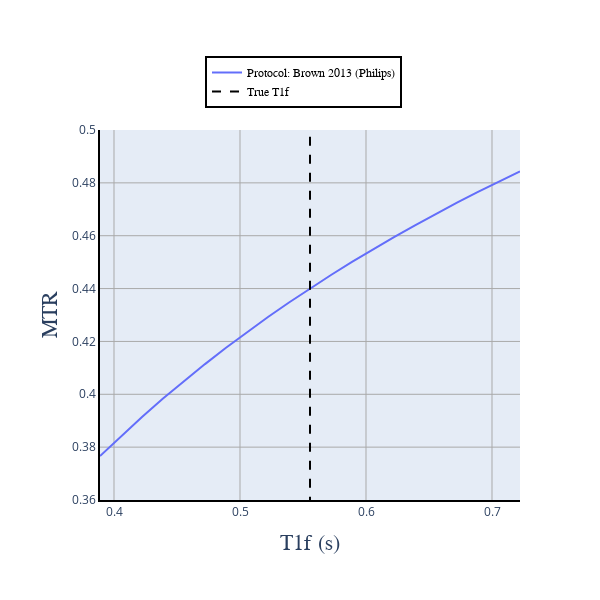

This figure's notebook cell:
### Code cell
#| label: mtrFig2jn

# Prepare Python environment

import scipy.io as sio
import numpy as np
from pathlib import Path


from contextlib import contextmanager
import sys, os
from pathlib import Path

@contextmanager
def suppress_stdout():
    with open(os.devnull, "w") as devnull:
        old_stdout = sys.stdout
        sys.stdout = devnull
        try:  
            yield
        finally:
            sys.stdout = old_stdout

import os
from pathlib import Path

def find_myst_yml_directories(start_dir=None):
    """
    Recursively search for directories containing myst.yml file.
    
    Args:
        start_dir (str or Path): Starting directory (defaults to current directory)
    
    Returns:
        list: List of full paths to directories containing myst.yml
    """
    if start_dir is None:
        start_dir = Path.cwd()
    else:
        start_dir = Path(start_dir)
    
    myst_dirs = []
    
    def _search_directory(current_dir):
        # Check if myst.yml exists in current directory
        myst_file = current_dir / "myst.yml"
        if myst_file.exists():
            myst_dirs.append(str(current_dir.resolve()))
            # Don't search subdirectories if we found myst.yml here
            return
        
        # Recursively search all subdirectories
        for item in current_dir.iterdir():
            if item.is_dir():
                try:
                    _search_directory(item)
                except (PermissionError, OSError):
                    # Skip directories we can't access
                    continue
    
    _search_directory(start_dir)
    return myst_dirs

def find_myst_yml_directories_upwards(start_dir=None):
    """
    Search for myst.yml in current directory, if not found go to parent and repeat.
    
    Args:
        start_dir (str or Path): Starting directory (defaults to current directory)
    
    Returns:
        str or None: Full path of directory containing myst.yml, or None if not found
    """
    if start_dir is None:
        current_dir = Path.cwd()
    else:
        current_dir = Path(start_dir)
    
    # Keep going up until we reach the filesystem root
    while current_dir != current_dir.parent:  # Stop at root
        myst_file = current_dir / "myst.yml"
        if myst_file.exists():
            return str(current_dir.resolve())
        
        # Move to parent directory
        current_dir = current_dir.parent
    
    return None

with suppress_stdout():
    repo_path = Path(find_myst_yml_directories_upwards())
    print(repo_path)
    data_req_path = repo_path / "binder" / "data_requirement.json"
    data_path = repo_path / "data"
    dataset_path = data_path / "qmrlab-mooc"
    
data_dir = dataset_path / "06-MT-02-MTR" / "06-MT-02-MTR" 
data_file = "fig4.mat"

#Load either archived or generated plot variables
mat_contents = sio.loadmat(data_dir / data_file)

MTRs = mat_contents["MTRs"][0]
T1f = mat_contents["T1_range"][0]
T1_true = mat_contents["T1_true"][0]

x_T1_true = np.ones(len(MTRs))*T1_true[0]
y_T1_true = np.linspace(MTRs[0]*0.95, MTRs[-1]*1.05, num=len(MTRs))

# Plot Figure 1

# Module imports

import matplotlib.pyplot as plt
import plotly as py
import plotly.graph_objs as go
import numpy as np
from plotly import __version__
from plotly.offline import download_plotlyjs, init_notebook_mode, plot, iplot
config={'showLink': False, 'displayModeBar': False}

init_notebook_mode(connected=True)

# PYTHON CODE

init_notebook_mode(connected=True)
# The polling here is to ensure that plotly.js has already been loaded before
# setting display alignment in order to avoid a race condition.


data = [
    go.Scatter(
        x=T1f,
        y=MTRs,
        name = "Protocol: Brown 2013 (Philips)",
        text = 'N/A',
        hoverinfo = 'y'
        ),
    go.Scatter(
        x=x_T1_true,
        y=y_T1_true,
        name = "True T1f",
        text = 'N/A',
        hoverinfo = 'y',
        line = dict(shape = 'linear', color = 'rgb(0, 0, 0)', width = 2, dash = 'dash'),
        ),
        
]


layout = go.Layout(
    width=600,
    height=600,
    margin=go.layout.Margin(
        l=100,
        r=80,
        b=100,
        t=130,
    ),
    annotations=[
        dict(
            x=-0.15,
            y=0.50,
            showarrow=False,
            text='MTR',
            font=dict(
                family='Times New Roman',
                size=22
            ),
            textangle=-90,
            xref='paper',
            yref='paper'
        ),
        dict(
            x=0.5,
            y=-0.15,
            showarrow=False,
            text='T1f (s)',
            font=dict(
                family='Times New Roman',
                size=22
            ),
            textangle=0,
            xref='paper',
            yref='paper'
        ),
    ],
    xaxis=dict(
        showgrid=True,
        gridcolor='rgb(169,169,169)',
        linecolor='black',
        linewidth=2
    ),
    yaxis=dict(
        showgrid=True,
        gridcolor='rgb(169,169,169)',
        linecolor='black',
        linewidth=2,
        range = [0.36, 0.5]
    ),
    legend=dict(
        x=0.25,
        y=1.2,
        traceorder='normal',
        font=dict(
            family='Times New Roman',
            size=12,
            color='#000'
        ),
        bordercolor='#000000',
        borderwidth=2
    )
)

fig = dict(data=data, layout=layout)


iplot(fig, filename = 'fig4.html', config = config)

### Figure 1 — Plotly figure (JSON) as saved in the notebook; plotly's stock layout.template omitted (floating-point values rounded to 4 significant figures)
{"data": [{"hoverinfo": "y", "name": "Protocol: Brown 2013 (Philips)", "text": "N/A", "type": "scatter", "x": [0.3889, 0.4056, 0.4222, 0.4389, 0.4556, 0.4722, 0.4889, 0.5056, 0.5222, 0.5389, 0.5556, 0.5722, 0.5889, 0.6056, 0.6222, 0.6389, 0.6556, 0.6722, 0.6889, 0.7056, 0.7222], "y": [0.3766, 0.3842, 0.3914, 0.3984, 0.4051, 0.4114, 0.4176, 0.4235, 0.4292, 0.4347, 0.44, 0.4451, 0.4501, 0.4549, 0.4595, 0.464, 0.4683, 0.4725, 0.4765, 0.4805, 0.4843]}, {"hoverinfo": "y", "line": {"color": "rgb(0, 0, 0)", "dash": "dash", "shape": "linear", "width": 2}, "name": "True T1f", "text": "N/A", "type": "scatter", "x": [0.5556, 0.5556, 0.5556, 0.5556, 0.5556, 0.5556, 0.5556, 0.5556, 0.5556, 0.5556, 0.5556, 0.5556, 0.5556, 0.5556, 0.5556, 0.5556, 0.5556, 0.5556, 0.5556, 0.5556, 0.5556], "y": [0.3578, 0.3653, 0.3729, 0.3804, 0.3879, 0.3955, 0.403, 0.4106, 0.4181, 0.4256, 0.4332, 0.4407, 0.4482, 0.4558, 0.4633, 0.4709, 0.4784, 0.4859, 0.4935, 0.501, 0.5085]}], "layout": {"annotations": [{"font": {"family": "Times New Roman", "size": 22}, "showarrow": false, "text": "MTR", "textangle": -90, "x": -0.15, "xref": "paper", "y": 0.5, "yref": "paper"}, {"font": {"family": "Times New Roman", "size": 22}, "showarrow": false, "text": "T1f (s)", "textangle": 0, "x": 0.5, "xref": "paper", "y": -0.15, "yref": "paper"}], "height": 600, "legend": {"bordercolor": "#000000", "borderwidth": 2, "font": {"color": "#000", "family": "Times New Roman", "size": 12}, "traceorder": "normal", "x": 0.25, "y": 1.2}, "margin": {"b": 100, "l": 100, "r": 80, "t": 130}, "width": 600, "xaxis": {"gridcolor": "rgb(169,169,169)", "linecolor": "black", "linewidth": 2, "showgrid": true}, "yaxis": {"gridcolor": "rgb(169,169,169)", "linecolor": "black", "linewidth": 2, "range": [0.36, 0.5], "showgrid": true}}}
